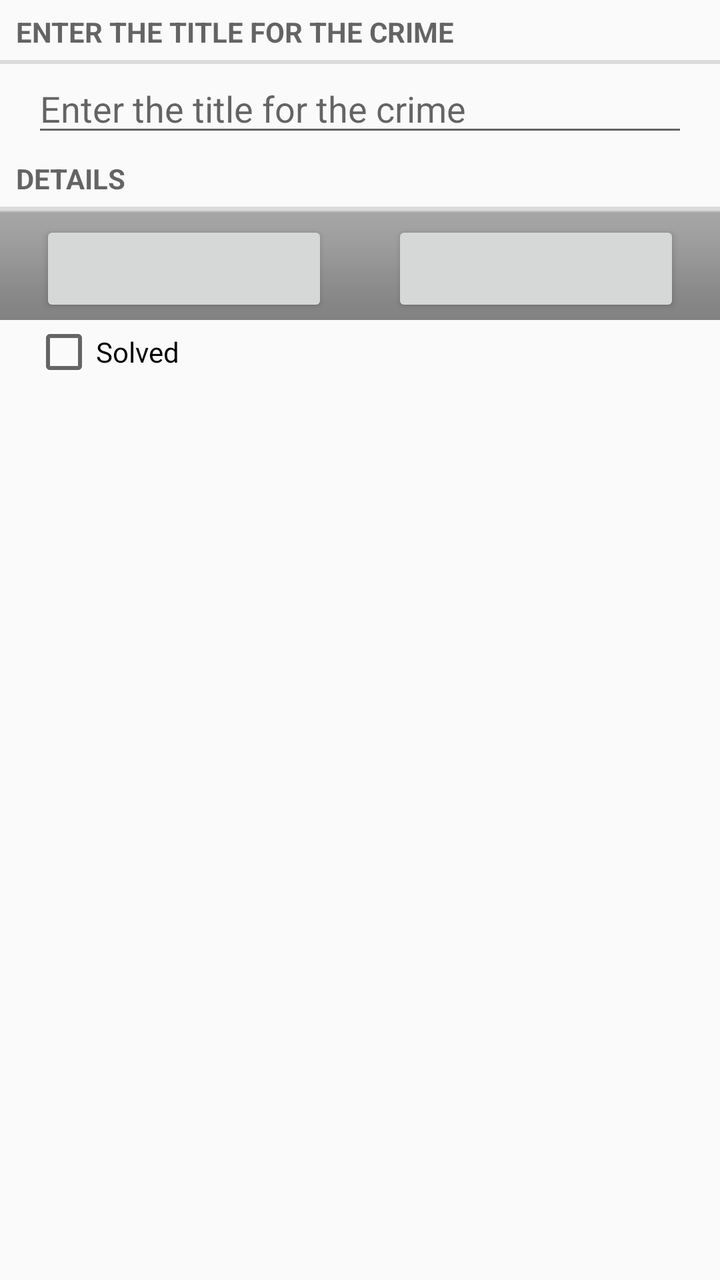
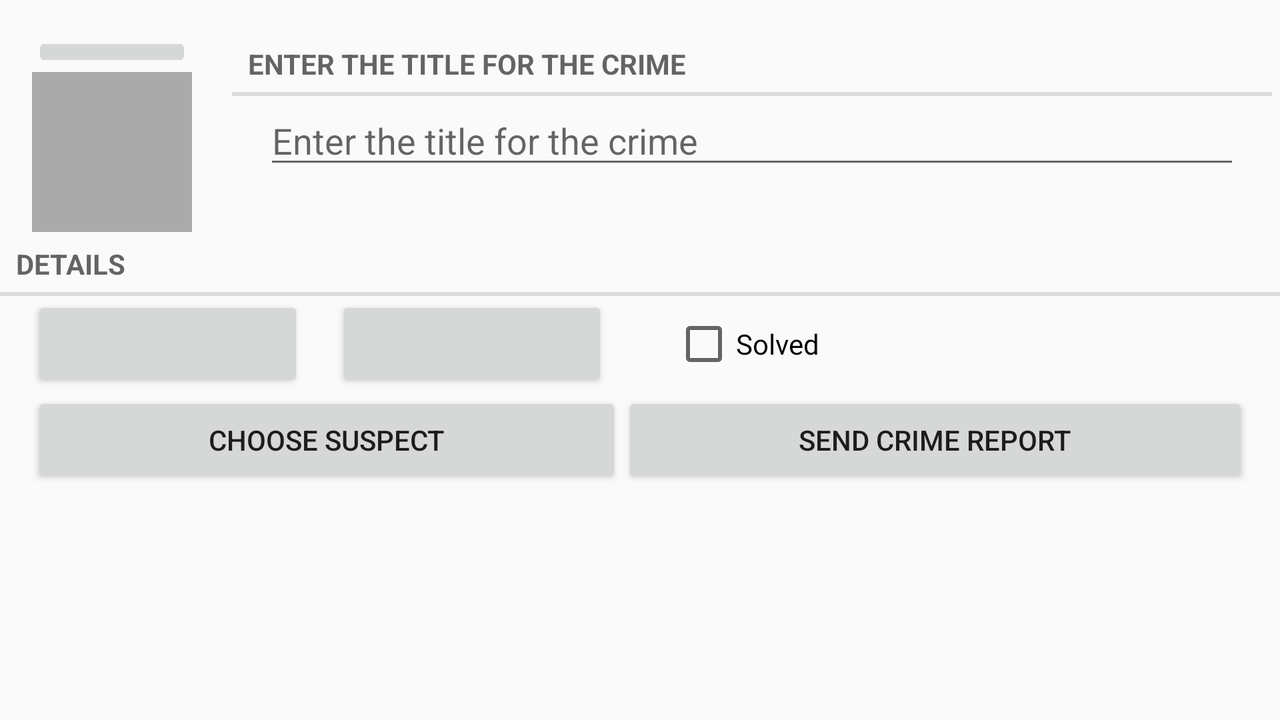

Two renders of one Android screen. The first uses the default layout on a phone; the second uses the alternative layout the repository ships for a different screen configuration, on a matching device. The two XML files are below.
<!-- AndroidManifest.xml: application theme AppTheme -->
<!-- res/layout/fragment_crime.xml -->
<LinearLayout xmlns:android="http://schemas.android.com/apk/res/android"
    android:layout_width="match_parent"
    android:layout_height="match_parent"
    android:orientation="vertical">

    <TextView
        style="?android:listSeparatorTextViewStyle"
        android:layout_width="match_parent"
        android:layout_height="wrap_content"
        android:text="@string/crime_title_hint" />

    <EditText
        android:id="@+id/crime_title"
        android:layout_width="match_parent"
        android:layout_height="wrap_content"
        android:layout_marginLeft="16dp"
        android:layout_marginRight="16dp"
        android:hint="@string/crime_title_hint"
        android:inputType="text" />

    <TextView
        style="?android:listSeparatorTextViewStyle"
        android:layout_width="match_parent"
        android:layout_height="wrap_content"
        android:text="@string/crime_details_label" />

    <LinearLayout
        style="@android:style/ButtonBar"
        android:layout_width="fill_parent"
        android:layout_height="wrap_content"
        android:orientation="horizontal">
        <Button
            android:id="@+id/crime_date"
            android:layout_width="0dp"
            android:layout_height="wrap_content"
            android:layout_marginLeft="16dp"
            android:layout_marginRight="16dp"
            android:layout_weight="1" />

        <Button
            android:id="@+id/crime_time_picker"
            android:layout_width="0dp"
            android:layout_height="wrap_content"
            android:layout_marginLeft="16dp"
            android:layout_marginRight="16dp"
            android:layout_weight="1" />
    </LinearLayout>

    <CheckBox
        android:id="@+id/crime_solved"
        android:layout_width="match_parent"
        android:layout_height="wrap_content"
        android:layout_marginLeft="16dp"
        android:layout_marginRight="16dp"
        android:text="@string/crime_solved_label" />
</LinearLayout>
<!-- resources referenced by this layout -->
<resources>
  <string name="crime_details_label">Details</string>
  <string name="crime_solved_label">Solved</string>
  <string name="crime_title_hint">Enter the title for the crime</string>
  <style name="AppTheme" parent="Theme.AppCompat.Light.DarkActionBar">
          
          <item name="colorPrimary">@color/colorPrimary</item>
          <item name="colorPrimaryDark">@color/colorPrimaryDark</item>
          <item name="colorAccent">@color/colorAccent</item>
      </style>
</resources>
<!-- res/layout-land/fragment_crime.xml (the repository's variant of the layout above) -->
<!-- drawn on the phone turned sideways -->
<LinearLayout xmlns:android="http://schemas.android.com/apk/res/android"
    android:layout_width="match_parent"
    android:layout_height="match_parent"
    android:layout_weight="1"
    android:orientation="vertical">

    <LinearLayout
        android:layout_width="match_parent"
        android:layout_height="wrap_content"
        android:layout_marginEnd="4dp"
        android:layout_marginRight="4dp"
        android:orientation="horizontal">

        <include layout="@layout/view_camera_and_title" />

        <LinearLayout
            android:layout_width="match_parent"
            android:layout_height="wrap_content"
            android:layout_marginStart="16dp"
            android:layout_marginLeft="16dp"
            android:layout_marginTop="16dp"
            android:orientation="vertical">

            <TextView
                style="?android:listSeparatorTextViewStyle"
                android:layout_width="match_parent"
                android:layout_height="wrap_content"
                android:text="@string/crime_title_hint" />

            <EditText
                android:id="@+id/crime_title"
                android:layout_width="match_parent"
                android:layout_height="wrap_content"
                android:layout_marginLeft="16dp"
                android:layout_marginRight="16dp"
                android:hint="@string/crime_title_hint"
                android:inputType="text" />
        </LinearLayout>
    </LinearLayout>

    <TextView
        style="?android:listSeparatorTextViewStyle"
        android:layout_width="match_parent"
        android:layout_height="wrap_content"
        android:text="@string/crime_details_label" />

    <LinearLayout
        android:layout_width="match_parent"
        android:layout_height="wrap_content"
        android:layout_marginLeft="16dp"
        android:layout_marginRight="16dp">

        <Button
            android:id="@+id/crime_date"
            android:layout_width="0dp"
            android:layout_height="wrap_content"
            android:layout_weight="25" />

        <Button
            android:id="@+id/crime_time_picker"
            android:layout_width="0dp"
            android:layout_height="wrap_content"
            android:layout_marginLeft="16dp"
            android:layout_marginRight="16dp"
            android:layout_weight="25" />

        <CheckBox
            android:id="@+id/crime_solved"
            android:layout_width="0dp"
            android:layout_height="wrap_content"
            android:layout_marginLeft="16dp"
            android:layout_marginRight="16dp"
            android:layout_weight="50"
            android:text="@string/crime_solved_label" />

    </LinearLayout>

    <LinearLayout
        android:layout_width="match_parent"
        android:layout_height="wrap_content"
        android:layout_marginLeft="16dp"
        android:layout_marginRight="16dp"
        android:orientation="horizontal">

        <Button
            android:id="@+id/crime_suspect"
            android:layout_width="wrap_content"
            android:layout_height="wrap_content"
            android:layout_weight="50"
            android:text="@string/crime_suspect_text" />

        <Button
            android:id="@+id/crime_report"
            android:layout_width="wrap_content"
            android:layout_height="wrap_content"
            android:layout_weight="50"
            android:text="@string/crime_report_text" />

    </LinearLayout>

</LinearLayout>
<!-- res/layout/view_camera_and_title.xml (included above) -->
<?xml version="1.0" encoding="utf-8"?>
<LinearLayout xmlns:android="http://schemas.android.com/apk/res/android"
    android:layout_width="wrap_content"
    android:layout_height="wrap_content"
    android:layout_marginStart="16dp"
    android:layout_marginLeft="16dp"
    android:layout_marginTop="16dp"
    android:orientation="vertical">

    <LinearLayout
        android:layout_width="wrap_content"
        android:layout_height="wrap_content"
        android:layout_marginEnd="4dp"
        android:layout_marginRight="4dp"
        android:orientation="vertical">

        <ImageButton
            android:id="@+id/crime_camera"
            android:layout_width="match_parent"
            android:layout_height="wrap_content"
            android:contentDescription="TODO" android:src="@drawable/ic_menu_camera" />

        <ImageView
            android:id="@+id/crime_photo"
            android:layout_width="80dp"
            android:layout_height="80dp"
            android:background="@android:color/darker_gray"
            android:contentDescription="TODO" android:cropToPadding="true"
            android:scaleType="centerInside" />
    </LinearLayout>
</LinearLayout>
<!-- resources referenced by the variant -->
<!-- as the phone turned sideways resolves them -->
<resources>
  <string name="crime_details_label">Details</string>
  <string name="crime_report_text">SEND CRIME REPORT</string>
  <string name="crime_solved_label">Solved</string>
  <string name="crime_suspect_text">CHOOSE SUSPECT</string>
  <string name="crime_title_hint">Enter the title for the crime</string>
  <style name="AppTheme" parent="Theme.AppCompat.Light.DarkActionBar">
          
          <item name="colorPrimary">@color/colorPrimary</item>
          <item name="colorPrimaryDark">@color/colorPrimaryDark</item>
          <item name="colorAccent">@color/colorAccent</item>
      </style>
</resources>
